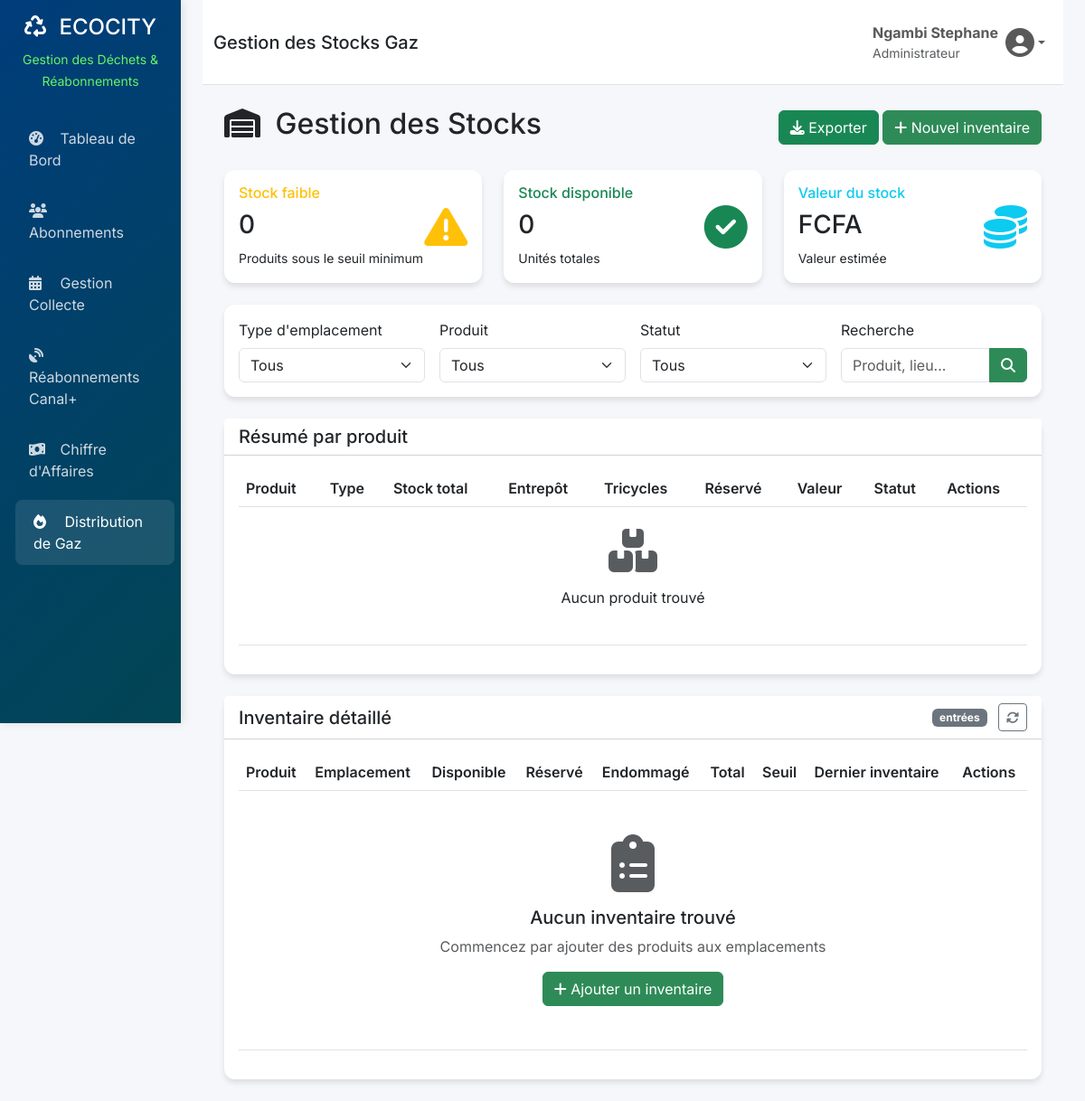
The app's page /admin-gaz/inventory/ (signed in), older data.
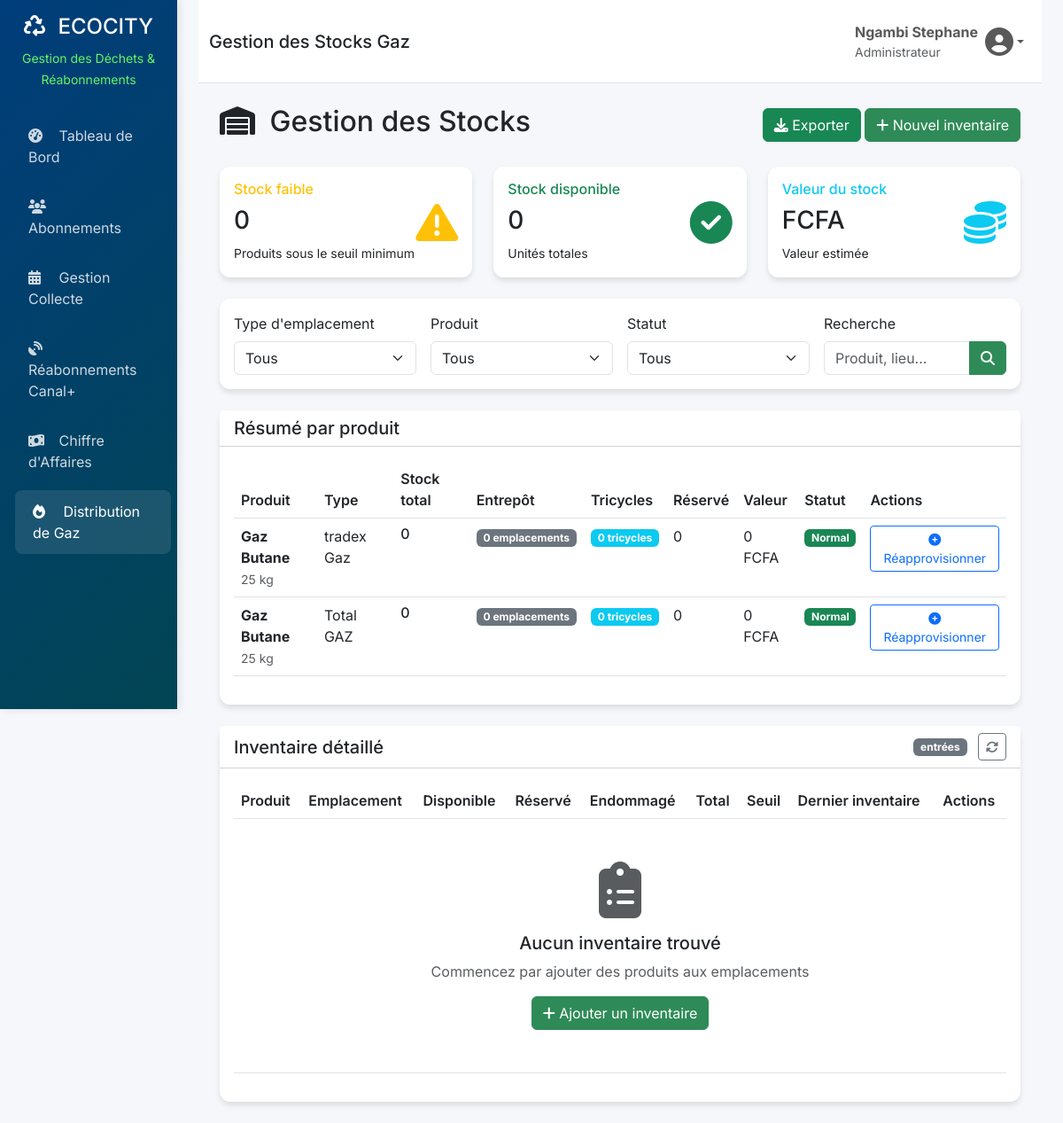
The same page, newer data.
### app/models.py (models this page shows, shortened)
class GasProduct(models.Model):
    GAZ_TYPE_CHOICES = (
        ('butane', 'Gaz Butane'),
        ('propane', 'Gaz Propane'),
        ('naturel', 'Gaz Naturel'),
        ('industriel', 'Gaz Industriel'),
    )
    SIZE_CHOICES = (
        (3, '3 kg'),
        (6, '6 kg'),
        (12, '12 kg'),
        (25, '25 kg'),
        (35, '35 kg'),
        (50, '50 kg'),
    )
    id = models.UUIDField(primary_key=True, default=uuid.uuid4, editable=False)
    name = models.CharField(max_length=100, verbose_name="Nom du produit")
    gaz_type = models.CharField(max_length=20, choices=GAZ_TYPE_CHOICES, verbose_name="Type de gaz")
    size_kg = models.IntegerField(choices=SIZE_CHOICES, verbose_name="Taille (kg)")
    price = models.DecimalField(max_digits=10, decimal_places=2, verbose_name="Prix unitaire")
    deposit_price = models.DecimalField(max_digits=10, decimal_places=2, verbose_name="Prix de consigne",
                                        help_text="Prix de la bouteille consignée")
    description = models.TextField(blank=True, verbose_name="Description")
    image = models.ImageField(upload_to='gaz_products/', blank=True, null=True, verbose_name="Image")
    stock_available = models.PositiveIntegerField(default=0, verbose_name="Stock disponible")
    is_available = models.BooleanField(default=True, verbose_name="Disponible")
    is_featured = models.BooleanField(default=False, verbose_name="Mis en avant")
    created_at = models.DateTimeField(auto_now_add=True)
    updated_at = models.DateTimeField(auto_now=True)
    class Meta:
        verbose_name = "Produit gaz"
        verbose_name_plural = "Produits gaz"
        ordering = ['gaz_type', 'size_kg']

### app/gaz_admin_views.py (the view, shortened to what this page needs)
# urls.py: path('admin-gaz/inventory/', gaz_admin_views.admin_gaz_inventory, name='admin_gaz_inventory'),
@login_required
@user_passes_test(is_admin)
def admin_gaz_inventory(request):
    inventory = GasInventory.objects.select_related(
        'product', 'tricycle'
    ).all().order_by('location_type', 'product')
    product_summary = GasProduct.objects.annotate(
        total_stock=Sum('inventory_items__quantity_available'),
        total_reserved=Sum('inventory_items__quantity_reserved'),
        warehouse_count=Count('inventory_items',
                             filter=Q(inventory_items__location_type='warehouse')),
        tricycle_count=Count('inventory_items',
                           filter=Q(inventory_items__location_type='tricycle'))
    ).filter(is_available=True)
    context = {
        'inventory': inventory,
        'product_summary': product_summary,
        'location_types': GasInventory.LOCATION_TYPE_CHOICES,
    }
    return render(request, 'admin_gaz/inventory.html', context)

### app/gaz_admin_views.py (called while the page is built)
def is_admin(user):
    return user.is_authenticated and user.user_type == 'admin'

### app/templates/admin_gaz/inventory.html (shortened to what the changed rows need)
{% extends 'admin_gaz/base_gaz.html' %}
{% load static %}
{% block content %}
<div class="container-fluid">
    <div class="d-flex justify-content-between align-items-center mb-4">
        <h2>
            <i class="fas fa-warehouse me-2"></i>
            Gestion des Stocks
        </h2>
    </div>
    <div class="card mb-4">
        <div class="card-body">
            <div class="table-responsive">
                <table class="table table-hover">
                    <thead>
                        <tr>
                            <th>Produit</th>
                            <th>Type</th>
                            <th>Stock total</th>
                            <th>Entrepôt</th>
                            <th>Tricycles</th>
                            <th>Réservé</th>
                            <th>Valeur</th>
                            <th>Statut</th>
                            <th>Actions</th>
                        </tr>
                    </thead>
                    <tbody>
                        {% for product in product_summary %}
                        <tr>
                            <td>
                                <strong>{{ product.get_gaz_type_display }}</strong>
                                <br>
                                <small class="text-muted">{{ product.size_kg }} kg</small>
                            </td>
                            <td>{{ product.name|default:"-" }}</td>
                            <td>
                                <h6 class="mb-0">{{ product.total_stock|default:0 }}</h6>
                            </td>
                            <td>
                                <span class="badge bg-secondary">{{ product.warehouse_count|default:0 }} emplacements</span>
                            </td>
                            <td>
                                <span class="badge bg-info">{{ product.tricycle_count|default:0 }} tricycles</span>
                            </td>
                            <td>{{ product.total_reserved|default:0 }}</td>
                            <td>
                                {% with value=product.total_stock|default:0|floatformat:0 %}
                                {{ value }} FCFA
                                {% endwith %}
                            </td>
                            <td>
                                {% if product.total_stock <= product.minimum_threshold|default:5 %}
                                <span class="badge bg-danger">Stock faible</span>
                                {% elif product.total_stock >= product.maximum_capacity|default:100 %}
                                <span class="badge bg-warning">Surstock</span>
                                {% else %}
                                <span class="badge bg-success">Normal</span>
                                {% endif %}
                            </td>
                            <td>
                                <button class="btn btn-sm btn-outline-primary"
                                        onclick="showRestockModal('{{ product.id }}', '{{ product.get_gaz_type_display }} - {{ product.size_kg }}kg')">
                                    <i class="fas fa-plus-circle"></i> Réapprovisionner
                                </button>
                            </td>
                        </tr>
                        {% empty %}
                        <tr>
                            <td colspan="9" class="text-center py-4">
                                <i class="fas fa-boxes fa-3x text-muted mb-3"></i>
                                <p>Aucun produit trouvé</p>
                            </td>
                        </tr>
                        {% endfor %}
                    </tbody>
                </table>
            </div>
        </div>
    </div>
    <div class="card">
        <div class="card-body">
            <div class="table-responsive">
                <table class="table table-hover">
                    <thead>
                        <tr>
                            <th>Produit</th>
                            <th>Emplacement</th>
                            <th>Disponible</th>
                            <th>Réservé</th>
                            <th>Endommagé</th>
                            <th>Total</th>
                            <th>Seuil</th>
                            <th>Dernier inventaire</th>
                            <th>Actions</th>
                        </tr>
                    </thead>
                </table>
            </div>
        </div>
    </div>
</div>
{% endblock %}

Row changes from the older to the newer data that the page shows:
added GasProduct: gaz_type "Gaz Butane", size_kg "25", name "tradex Gaz", total_stock "0", warehouse_count "0", tricycle_count "0", total_reserved "0", is_featured "0", shows "Normal"
added GasProduct: gaz_type "Gaz Butane", size_kg "25", name "Total GAZ", total_stock "0", warehouse_count "0", tricycle_count "0", total_reserved "0", is_featured "0", shows "Normal"
Text that changed along with them:
text no longer shown: "Aucun produit trouvé"
